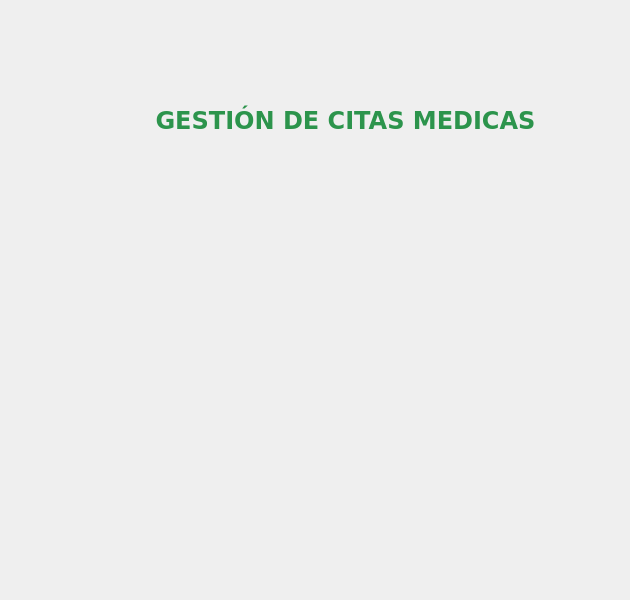
               <widget class="QWidget" name="page">
                <widget class="QLabel" name="label">
                 <property name="enabled">
                  <bool>true</bool>
                 </property>
                 <property name="geometry">
                  <rect>
                   <x>60</x>
                   <y>50</y>
                   <width>561</width>
                   <height>541</height>
                  </rect>
                 </property>
                 <property name="maximumSize">
                  <size>
                   <width>999</width>
                   <height>16777215</height>
                  </size>
                 </property>
                 <property name="text">
                  <string/>
                 </property>
                 <property name="pixmap">
                  <pixmap resource="recursos.qrc">:/img/Imagenes Proyecto/image.png</pixmap>
                 </property>
                 <property name="scaledContents">
                  <bool>true</bool>
                 </property>
                 <property name="alignment">
                  <set>Qt::AlignmentFlag::AlignCenter</set>
                 </property>
                </widget>
                <widget class="QLabel" name="label_11">
                 <property name="geometry">
                  <rect>
                   <x>90</x>
                   <y>480</y>
                   <width>111</width>
                   <height>111</height>
                  </rect>
                 </property>
                 <property name="text">
                  <string/>
                 </property>
                 <property name="pixmap">
                  <pixmap resource="recursos.qrc">:/img/Imagenes Proyecto/cardiologia.png</pixmap>
                 </property>
                 <property name="scaledContents">
                  <bool>true</bool>
                 </property>
                </widget>
                <widget class="QLabel" name="label_12">
                 <property name="geometry">
                  <rect>
                   <x>480</x>
                   <y>480</y>
                   <width>111</width>
                   <height>111</height>
                  </rect>
                 </property>
                 <property name="text">
                  <string/>
                 </property>
                 <property name="pixmap">
                  <pixmap resource="recursos.qrc">:/img/Imagenes Proyecto/odontologia.png</pixmap>
                 </property>
                 <property name="scaledContents">
                  <bool>true</bool>
                 </property>
                </widget>
                <widget class="QLabel" name="label_13">
                 <property name="geometry">
                  <rect>
                   <x>350</x>
                   <y>480</y>
                   <width>111</width>
                   <height>111</height>
                  </rect>
                 </property>
                 <property name="text">
                  <string/>
                 </property>
                 <property name="pixmap">
                  <pixmap resource="recursos.qrc">:/img/Imagenes Proyecto/pediatria.png</pixmap>
                 </property>
                 <property name="scaledContents">
                  <bool>true</bool>
                 </property>
                </widget>
                <widget class="QLabel" name="label_14">
                 <property name="geometry">
                  <rect>
                   <x>220</x>
                   <y>480</y>
                   <width>111</width>
                   <height>111</height>
                  </rect>
                 </property>
                 <property name="text">
                  <string/>
                 </property>
                 <property name="pixmap">
                  <pixmap resource="recursos.qrc">:/img/Imagenes Proyecto/traumatologia.png</pixmap>
                 </property>
                 <property name="scaledContents">
                  <bool>true</bool>
                 </property>
                </widget>
                <widget class="QLabel" name="label_15">
                 <property name="geometry">
                  <rect>
                   <x>140</x>
                   <y>90</y>
                   <width>411</width>
                   <height>61</height>
                  </rect>
                 </property>
                 <property name="font">
                  <font>
                   <family>Verdana</family>
                   <pointsize>18</pointsize>
                   <bold>true</bold>
                  </font>
                 </property>
                 <property name="styleSheet">
                  <string notr="true">
color: rgb(44, 148, 76);</string>
                 </property>
                 <property name="text">
                  <string>GESTIÓN DE CITAS MEDICAS</string>
                 </property>
                 <property name="alignment">
                  <set>Qt::AlignmentFlag::AlignCenter</set>
                 </property>
                </widget>
               </widget>
